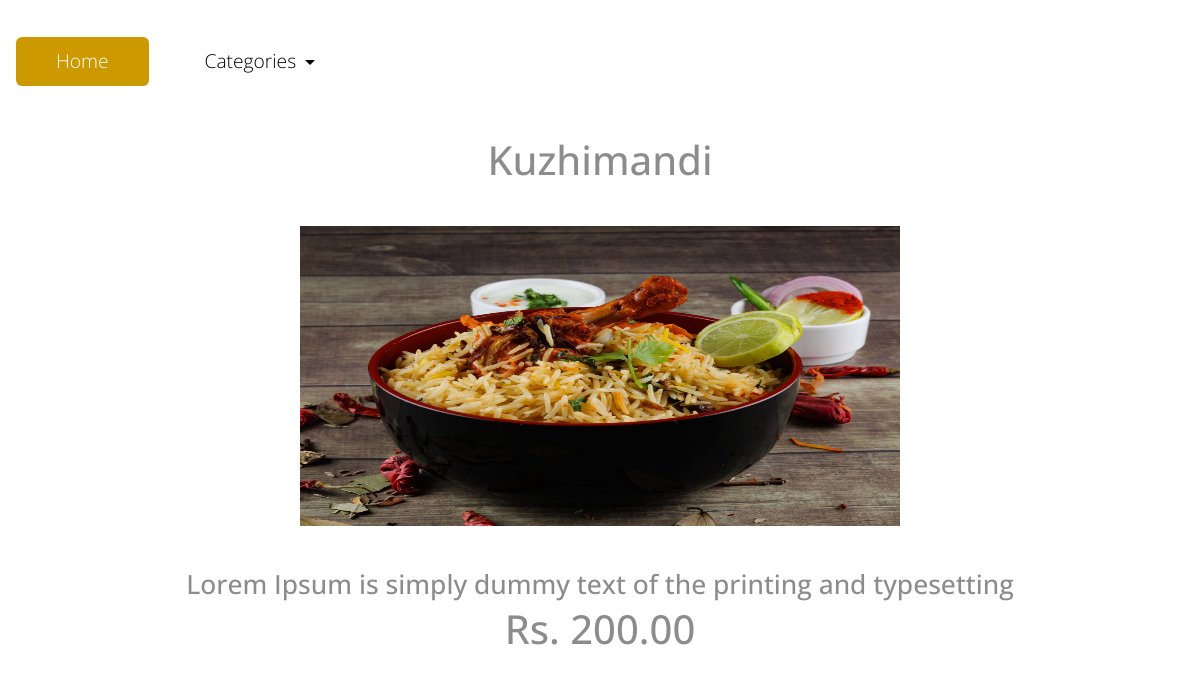
/non-veg/kuzhimandi/, run on the app's committed database.
### foodapp/models.py (models this page shows, shortened)
class Product(models.Model):
    category=models.ForeignKey(Category,related_name='products',on_delete=models.CASCADE)
    title=models.CharField(max_length=250, unique=True)
    slug = models.SlugField(max_length=250, unique=True)
    image = models.ImageField(upload_to='products', blank=True)
    price = models.DecimalField(max_digits=10, decimal_places=2)
    details=models.TextField(blank=True,null=True)
    class Meta:
        ordering = ('title',)

### foodapp/views.py (the view)
# urls.py: path('<slug:category_slug>/<slug:slug>/',views.product_detail,name='product_detail')
def product_detail(request,category_slug,slug):
    products = Product.objects.get(category__slug=category_slug, slug=slug)
    return render(request, "product_detail.html", {'product': products})

### templates/product_detail.html
{% extends 'base.html' %}
{% block content %}
<h1> <br>
<center>
    {{product.title}}
    <br>
      <br>
    <img src="{{product.image.url}}" height="300" width="600">
    <br>
    <br>
    <h3>{{product.details}}</h3>
    Rs. {{product.price}}
    </center>
</h1>
{% endblock %}

### static/css/templatemo-style.css (style rules this page uses)
body { color: #8c8c8c; font-family: 'Open Sans', Helvetica, Arial, sans-serif; font-size: 18px; font-weight: 300; overflow-x: hidden; }
h3 { font-size: 1.65rem; }

### data on the page
Product: title "Kuzhimandi", image (picture), details "Lorem Ipsum is simply dummy text of the printing and typesetting", price "200.00"
